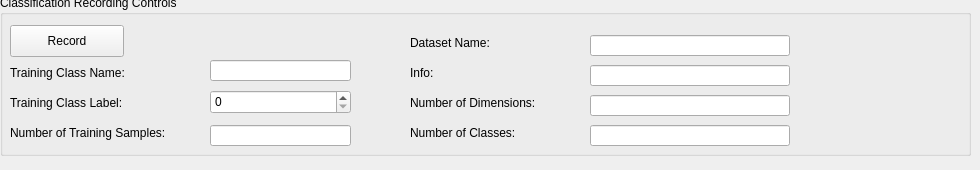
       <widget class="QWidget" name="page_24">
        <widget class="QGroupBox" name="groupBox_19">
         <property name="geometry">
          <rect>
           <x>0</x>
           <y>-5</y>
           <width>971</width>
           <height>161</height>
          </rect>
         </property>
         <property name="title">
          <string>Classification Recording Controls</string>
         </property>
         <widget class="QLabel" name="label_15">
          <property name="geometry">
           <rect>
            <x>410</x>
            <y>100</y>
            <width>171</width>
            <height>16</height>
           </rect>
          </property>
          <property name="text">
           <string>Number of Dimensions:</string>
          </property>
         </widget>
         <widget class="QLabel" name="label_23">
          <property name="geometry">
           <rect>
            <x>410</x>
            <y>40</y>
            <width>131</width>
            <height>16</height>
           </rect>
          </property>
          <property name="text">
           <string>Dataset Name:</string>
          </property>
         </widget>
         <widget class="QLineEdit" name="dataLabellingTool_classificationMode_numInputDimensionsField">
          <property name="geometry">
           <rect>
            <x>590</x>
            <y>100</y>
            <width>200</width>
            <height>21</height>
           </rect>
          </property>
         </widget>
         <widget class="QLineEdit" name="dataLabellingTool_classificationMode_numTrainingSamples">
          <property name="geometry">
           <rect>
            <x>210</x>
            <y>130</y>
            <width>141</width>
            <height>21</height>
           </rect>
          </property>
         </widget>
         <widget class="QLineEdit" name="dataLabellingTool_classificationMode_datasetName">
          <property name="geometry">
           <rect>
            <x>590</x>
            <y>40</y>
            <width>200</width>
            <height>21</height>
           </rect>
          </property>
         </widget>
         <widget class="QLabel" name="label_4">
          <property name="geometry">
           <rect>
            <x>10</x>
            <y>130</y>
            <width>191</width>
            <height>16</height>
           </rect>
          </property>
          <property name="text">
           <string>Number of Training Samples:</string>
          </property>
         </widget>
         <widget class="QLabel" name="label_3">
          <property name="geometry">
           <rect>
            <x>10</x>
            <y>100</y>
            <width>131</width>
            <height>16</height>
           </rect>
          </property>
          <property name="text">
           <string>Training Class Label:</string>
          </property>
         </widget>
         <widget class="QPushButton" name="dataLabellingTool_classificationModeRecordButton">
          <property name="geometry">
           <rect>
            <x>10</x>
            <y>30</y>
            <width>114</width>
            <height>32</height>
           </rect>
          </property>
          <property name="text">
           <string>Record</string>
          </property>
         </widget>
         <widget class="QSpinBox" name="dataLabellingTool_classLabel">
          <property name="geometry">
           <rect>
            <x>210</x>
            <y>95</y>
            <width>141</width>
            <height>24</height>
           </rect>
          </property>
         </widget>
         <widget class="QLineEdit" name="dataLabellingTool_classificationMode_numClassesField">
          <property name="geometry">
           <rect>
            <x>590</x>
            <y>130</y>
            <width>200</width>
            <height>21</height>
           </rect>
          </property>
         </widget>
         <widget class="QLabel" name="label_43">
          <property name="geometry">
           <rect>
            <x>410</x>
            <y>130</y>
            <width>171</width>
            <height>16</height>
           </rect>
          </property>
          <property name="text">
           <string>Number of Classes:</string>
          </property>
         </widget>
         <widget class="QLabel" name="label_46">
          <property name="geometry">
           <rect>
            <x>410</x>
            <y>70</y>
            <width>131</width>
            <height>16</height>
           </rect>
          </property>
          <property name="text">
           <string>Info:</string>
          </property>
         </widget>
         <widget class="QLineEdit" name="dataLabellingTool_classificationMode_infoTextField">
          <property name="geometry">
           <rect>
            <x>590</x>
            <y>70</y>
            <width>200</width>
            <height>21</height>
           </rect>
          </property>
         </widget>
         <widget class="QLabel" name="label_197">
          <property name="geometry">
           <rect>
            <x>10</x>
            <y>70</y>
            <width>131</width>
            <height>16</height>
           </rect>
          </property>
          <property name="text">
           <string>Training Class Name:</string>
          </property>
         </widget>
         <widget class="QLineEdit" name="dataLabellingTool_className">
          <property name="geometry">
           <rect>
            <x>210</x>
            <y>65</y>
            <width>141</width>
            <height>21</height>
           </rect>
          </property>
         </widget>
        </widget>
       </widget>
